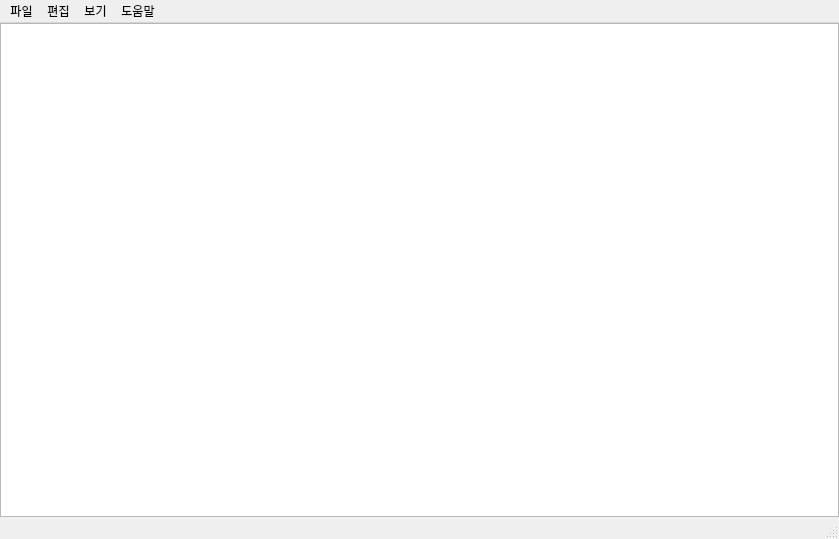
<?xml version="1.0" encoding="UTF-8"?>
<ui version="4.0">
 <class>MainWindow</class>
 <widget class="QMainWindow" name="MainWindow">
  <property name="geometry">
   <rect>
    <x>0</x>
    <y>0</y>
    <width>839</width>
    <height>539</height>
   </rect>
  </property>
  <property name="windowTitle">
   <string>jedit</string>
  </property>
  <widget class="QWidget" name="centralwidget">
   <layout class="QGridLayout" name="gridLayout">
    <property name="leftMargin">
     <number>0</number>
    </property>
    <property name="topMargin">
     <number>0</number>
    </property>
    <property name="rightMargin">
     <number>0</number>
    </property>
    <property name="bottomMargin">
     <number>0</number>
    </property>
    <item row="0" column="0">
     <layout class="QGridLayout" name="gridLayout_2">
      <item row="0" column="0">
       <widget class="QPlainTextEdit" name="plainTextEdit"/>
      </item>
     </layout>
    </item>
   </layout>
  </widget>
  <widget class="QMenuBar" name="menubar">
   <property name="geometry">
    <rect>
     <x>0</x>
     <y>0</y>
     <width>839</width>
     <height>23</height>
    </rect>
   </property>
   <widget class="QMenu" name="menu_file">
    <property name="mouseTracking">
     <bool>true</bool>
    </property>
    <property name="title">
     <string>파일</string>
    </property>
    <addaction name="action_new_make"/>
    <addaction name="action_new_window"/>
    <addaction name="action_open"/>
    <addaction name="action_save"/>
    <addaction name="action_saveas"/>
    <addaction name="separator"/>
    <addaction name="action_print"/>
    <addaction name="separator"/>
    <addaction name="action_close"/>
   </widget>
   <widget class="QMenu" name="menu_edit">
    <property name="title">
     <string>편집</string>
    </property>
    <addaction name="action_undo"/>
    <addaction name="separator"/>
    <addaction name="action_cut"/>
    <addaction name="action_copy"/>
    <addaction name="action_paste"/>
    <addaction name="action_delete"/>
    <addaction name="separator"/>
    <addaction name="action_google"/>
    <addaction name="action_find"/>
    <addaction name="action_find_replace"/>
    <addaction name="action_go"/>
    <addaction name="separator"/>
    <addaction name="action_all_select"/>
    <addaction name="action_datetime"/>
   </widget>
   <widget class="QMenu" name="menu_view">
    <property name="title">
     <string>보기</string>
    </property>
    <widget class="QMenu" name="menu">
     <property name="title">
      <string>확대하기/축소하기</string>
     </property>
     <addaction name="action_zoom_in"/>
     <addaction name="action_zoom_out"/>
     <addaction name="action_zoom_init"/>
    </widget>
    <addaction name="menu"/>
    <addaction name="action_status_bar"/>
   </widget>
   <widget class="QMenu" name="menu_help">
    <property name="title">
     <string>도움말</string>
    </property>
    <addaction name="action_help"/>
    <addaction name="action_mail"/>
    <addaction name="separator"/>
    <addaction name="action_info"/>
   </widget>
   <addaction name="menu_file"/>
   <addaction name="menu_edit"/>
   <addaction name="menu_view"/>
   <addaction name="menu_help"/>
  </widget>
  <widget class="QStatusBar" name="statusbar"/>
  <action name="action_open">
   <property name="text">
    <string>열기</string>
   </property>
   <property name="shortcut">
    <string>Ctrl+O</string>
   </property>
  </action>
  <action name="action_save">
   <property name="text">
    <string>저장</string>
   </property>
   <property name="shortcut">
    <string>Ctrl+S</string>
   </property>
  </action>
  <action name="action_saveas">
   <property name="text">
    <string>다른 이름으로 저장</string>
   </property>
   <property name="shortcut">
    <string>Ctrl+Shift+S</string>
   </property>
  </action>
  <action name="action_close">
   <property name="text">
    <string>끝내기</string>
   </property>
  </action>
  <action name="action_undo">
   <property name="text">
    <string>실행 취소</string>
   </property>
   <property name="shortcut">
    <string>Ctrl+Z</string>
   </property>
  </action>
  <action name="action_cut">
   <property name="text">
    <string>잘라내기</string>
   </property>
   <property name="shortcut">
    <string>Ctrl+X</string>
   </property>
  </action>
  <action name="action_copy">
   <property name="text">
    <string>복사</string>
   </property>
   <property name="shortcut">
    <string>Ctrl+C</string>
   </property>
  </action>
  <action name="action_paste">
   <property name="text">
    <string>붙여넣기</string>
   </property>
   <property name="shortcut">
    <string>Ctrl+V</string>
   </property>
  </action>
  <action name="action_find">
   <property name="text">
    <string>찾기</string>
   </property>
   <property name="shortcut">
    <string>Ctrl+F</string>
   </property>
  </action>
  <action name="action_next_find">
   <property name="text">
    <string>다음 찾기</string>
   </property>
   <property name="shortcut">
    <string>F3</string>
   </property>
  </action>
  <action name="action_prev_find">
   <property name="text">
    <string>이전 찾기</string>
   </property>
   <property name="shortcut">
    <string>Shift+F3</string>
   </property>
  </action>
  <action name="action_find_replace">
   <property name="text">
    <string>바꾸기</string>
   </property>
   <property name="shortcut">
    <string>Ctrl+H</string>
   </property>
  </action>
  <action name="action_go">
   <property name="text">
    <string>이동</string>
   </property>
   <property name="shortcut">
    <string>Ctrl+G</string>
   </property>
  </action>
  <action name="action_all_select">
   <property name="text">
    <string>모두 선택</string>
   </property>
   <property name="shortcut">
    <string>Ctrl+A</string>
   </property>
  </action>
  <action name="action_datetime">
   <property name="text">
    <string>시간/날짜</string>
   </property>
   <property name="shortcut">
    <string>F5</string>
   </property>
  </action>
  <action name="action_15">
   <property name="text">
    <string>자동 줄 바꿈</string>
   </property>
  </action>
  <action name="action_16">
   <property name="text">
    <string>글꼴</string>
   </property>
  </action>
  <action name="action_wrap">
   <property name="text">
    <string>자동 줄 바꿈</string>
   </property>
  </action>
  <action name="action_18">
   <property name="text">
    <string>글꼴</string>
   </property>
  </action>
  <action name="action_status_bar">
   <property name="checkable">
    <bool>true</bool>
   </property>
   <property name="checked">
    <bool>true</bool>
   </property>
   <property name="text">
    <string>상태 표시줄</string>
   </property>
  </action>
  <action name="action_help">
   <property name="text">
    <string>도움말 보기</string>
   </property>
  </action>
  <action name="action_mail">
   <property name="text">
    <string>피드백 보내기</string>
   </property>
  </action>
  <action name="action_info">
   <property name="text">
    <string>jedit 정보</string>
   </property>
  </action>
  <action name="action_zoom_in">
   <property name="text">
    <string>확대</string>
   </property>
   <property name="shortcut">
    <string>Ctrl++</string>
   </property>
  </action>
  <action name="action_zoom_out">
   <property name="text">
    <string>축소</string>
   </property>
   <property name="shortcut">
    <string>Ctrl+-</string>
   </property>
  </action>
  <action name="action_zoom_init">
   <property name="text">
    <string>확대하기/축소하기 기본값 복원</string>
   </property>
   <property name="shortcut">
    <string>Ctrl+0</string>
   </property>
  </action>
  <action name="action_print">
   <property name="text">
    <string>인쇄</string>
   </property>
   <property name="shortcut">
    <string>Ctrl+P</string>
   </property>
  </action>
  <action name="action_google">
   <property name="text">
    <string>Google으로 검색</string>
   </property>
   <property name="shortcut">
    <string>Ctrl+E</string>
   </property>
  </action>
  <action name="action_new_window">
   <property name="text">
    <string>새 창</string>
   </property>
   <property name="shortcut">
    <string>Ctrl+Shift+N</string>
   </property>
  </action>
  <action name="action_delete">
   <property name="text">
    <string>삭제</string>
   </property>
   <property name="shortcut">
    <string>Del</string>
   </property>
  </action>
  <action name="action_new_make">
   <property name="text">
    <string>새로 만들기</string>
   </property>
   <property name="shortcut">
    <string>Ctrl+N</string>
   </property>
  </action>
 </widget>
 <resources/>
 <connections/>
</ui>
